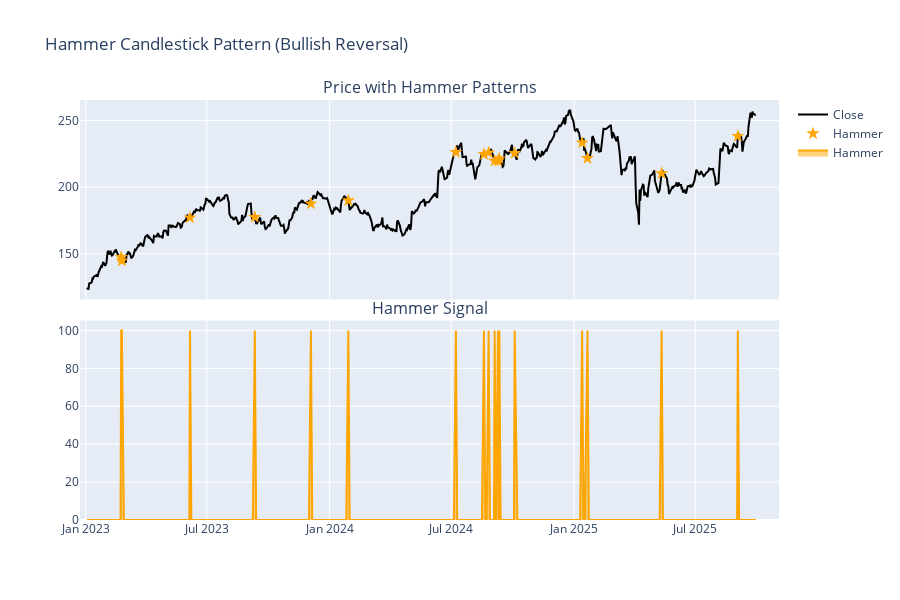

Notebook code for this chart:
### Markdown cell above
## 2. Hammer Candlestick Pattern

Bullish reversal pattern: small body at top, long lower shadow (>2x body), little/no upper shadow. Signals buying pressure overcame selling.

### Code cell
df["hammer"] = calculate_hammer(df)

fig = make_subplots(
    rows=2,
    cols=1,
    shared_xaxes=True,
    vertical_spacing=0.05,
    subplot_titles=("Price with Hammer Patterns", "Hammer Signal"),
)

# Price
fig.add_trace(go.Scatter(x=df["date"], y=df["close"], name="Close", line={"color": "black"}), row=1, col=1)

# Mark hammer patterns on price
hammers = df[df["hammer"] == 100]
fig.add_trace(
    go.Scatter(
        x=hammers["date"],
        y=hammers["close"],
        mode="markers",
        name="Hammer",
        marker={"color": "orange", "size": 10, "symbol": "star"},
    ),
    row=1,
    col=1,
)

# Hammer signal
fig.add_trace(
    go.Scatter(x=df["date"], y=df["hammer"], name="Hammer", fill="tozeroy", line={"color": "orange"}), row=2, col=1
)

fig.update_layout(height=600, title_text="Hammer Candlestick Pattern (Bullish Reversal)")
fig.show()

print(f"Hammer patterns found: {(df['hammer'] == 100).sum()}")

### Figure 1 — Plotly figure (JSON) as saved in the notebook; plotly's stock layout.template omitted (floating-point values rounded to 4 significant figures; data arrays with more than 128 entries replaced by an {"elided": "..."} marker saying what was removed)
{"data": [{"line": {"color": "black"}, "name": "Close", "type": "scatter", "x": {"elided": "688 str values"}, "xaxis": "x", "y": {"elided": "688 float values"}, "yaxis": "y"}, {"marker": {"color": "orange", "size": 10, "symbol": "star"}, "mode": "markers", "name": "Hammer", "type": "scatter", "x": ["2023-02-23T00:00:00.000000000", "2023-02-24T00:00:00.000000000", "2023-06-06T00:00:00.000000000", "2023-09-11T00:00:00.000000000", "2023-12-04T00:00:00.000000000", "2024-01-29T00:00:00.000000000", "2024-07-08T00:00:00.000000000", "2024-08-19T00:00:00.000000000", "2024-08-26T00:00:00.000000000", "2024-09-04T00:00:00.000000000", "2024-09-09T00:00:00.000000000", "2024-09-11T00:00:00.000000000", "2024-10-04T00:00:00.000000000", "2025-01-13T00:00:00.000000000", "2025-01-21T00:00:00.000000000", "2025-05-12T00:00:00.000000000", "2025-09-03T00:00:00.000000000"], "xaxis": "x", "y": [147.4, 144.8, 177.1, 177.4, 187.7, 189.9, 226.3, 224.6, 225.9, 219.6, 219.7, 221.4, 225.5, 233.3, 221.6, 210.3, 238.2], "yaxis": "y"}, {"fill": "tozeroy", "line": {"color": "orange"}, "name": "Hammer", "type": "scatter", "x": {"elided": "688 str values"}, "xaxis": "x2", "y": {"elided": "688 int values"}, "yaxis": "y2"}], "layout": {"annotations": [{"font": {"size": 16}, "showarrow": false, "text": "Price with Hammer Patterns", "x": 0.5, "xanchor": "center", "xref": "paper", "y": 1, "yanchor": "bottom", "yref": "paper"}, {"font": {"size": 16}, "showarrow": false, "text": "Hammer Signal", "x": 0.5, "xanchor": "center", "xref": "paper", "y": 0.475, "yanchor": "bottom", "yref": "paper"}], "height": 600, "title": {"text": "Hammer Candlestick Pattern (Bullish Reversal)"}, "xaxis": {"anchor": "y", "domain": [0, 1], "matches": "x2", "showticklabels": false}, "xaxis2": {"anchor": "y2", "domain": [0, 1]}, "yaxis": {"anchor": "x", "domain": [0.525, 1]}, "yaxis2": {"anchor": "x2", "domain": [0, 0.475]}}}
